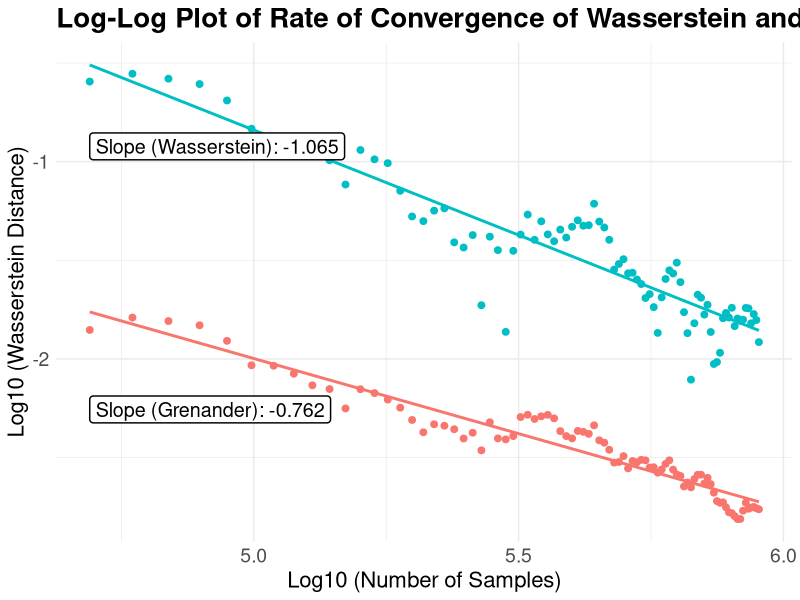

R code for this plot:
library(ggplot2)
library(fdrtool)
library(patchwork)
rm(list = ls())


#plot the two rate of convergence
plot_data2 <- function(dfg, dfw, lambda) {
  df_both <- rbind(dfg, dfw)
  
  # Fit linear models
  model_g <- lm(y ~ x, data = subset(df_both, Type == "Grenander"))
  model_w <- lm(y ~ x, data = subset(df_both, Type == "Wasserstein"))
  
  # Extract slopes (coefficients)
  slope_g <- round(coef(model_g)[2], 3)
  slope_w <- round(coef(model_w)[2], 3)
  
  # Create annotated plot
  p <- ggplot(df_both, aes(x = x, y = y, color = Type)) +
    geom_point(size = 2) +
    geom_smooth(method = "lm", se = FALSE) +
    labs(
      title = paste("Log-Log Plot of Rate of Convergence of Wasserstein and MLE Estimators for Exp(", lambda, ")", sep = ""),
      x = "Log10 (Number of Samples)",
      y = "Log10 (Wasserstein Distance)"
    ) +
    annotate("label", x = min(df_both$x), y = max(df_both$y), 
             label = paste0("Slope (Grenander): ", slope_g), 
             hjust = 0, vjust = 13, 
             fill = "white", color = "black", size = 5, 
             label.size = 0.5, label.r = unit(0.15, "lines")) +
    annotate("label", x = min(df_both$x), y = max(df_both$y) - 0.3, 
             label = paste0("Slope (Wasserstein): ", slope_w), 
             hjust = 0, vjust = 1, 
             fill = "white", color = "black", size = 5, 
             label.size = 0.5, label.r = unit(0.15, "lines")) +
    theme_minimal(base_size = 11)+
    theme(legend.position = "none",
          axis.title = element_text(size = 16),   # axis titles bigger
          axis.text = element_text(size = 14),
          plot.title = element_text(size = 20, face = "bold")# axis tick labels bigger
    )
  return(p)
}


#data for grenander
data_g <- read.csv("Data_Grenander.csv")
dfg <- data.frame(x = data_g[["x"]], y = data_g[["dists"]], Type = "Grenander")
dfg_log <- data.frame(x = log10(dfg$x), y = log10(dfg$y), Type = dfg$Type)

#data for Wasserstein
data_w <- read.csv("Data_Wasserstein.csv")
dfw <- data.frame(x = data_w[["x"]], y = data_w[["dists"]], Type = "Wasserstein")
dfw_log <- data.frame(x = log10(dfw$x), y = log10(dfw$y), Type = dfw$Type)

plot_data2(dfg_log,dfw_log,1)
